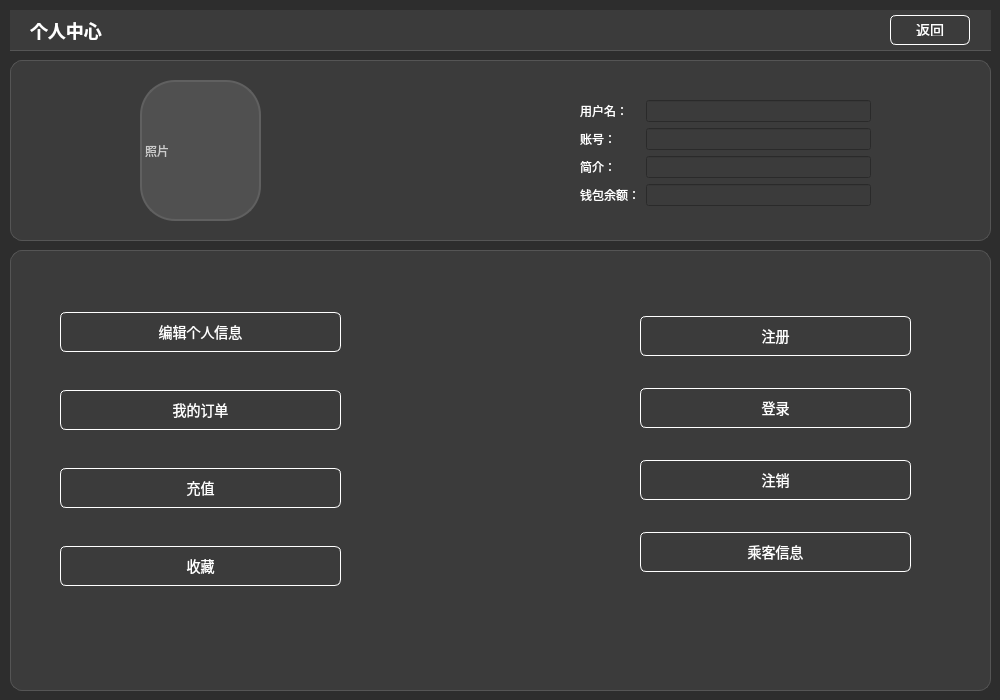
<?xml version="1.0" encoding="UTF-8"?>
<ui version="4.0">
 <class>UserProfile</class>
 <widget class="QWidget" name="UserProfile">
  <property name="enabled">
   <bool>true</bool>
  </property>
  <property name="geometry">
   <rect>
    <x>0</x>
    <y>0</y>
    <width>1000</width>
    <height>700</height>
   </rect>
  </property>
  <property name="windowTitle">
   <string>Form</string>
  </property>
  <property name="autoFillBackground">
   <bool>false</bool>
  </property>
  <property name="styleSheet">
   <string notr="true">/* ================= 全局设置 ================= */
QWidget {
    font-family: &quot;Microsoft YaHei&quot;, &quot;Segoe UI&quot;, sans-serif;
    color: #ffffff; /* 全局白色文字 */
}

QWidget#UserProfile {
    background-color: #2d2d2d; /* 全局深色背景 */
}

/* ================= 按钮统一风格 (复用 deal.ui 样式) ================= */
QPushButton {
    background-color: #606060;
    border: 1px solid #ffffff;
    border-radius: 6px;
    padding: 8px 16px;
    color: white;
    font-size: 14px;
    /* 模拟阴影效果 */
    box-shadow: inset 2px 2px 4px #484848,
                inset -2px -2px 4px #787878;
}

QPushButton:hover {
    background-color: #646464;
}

QPushButton:pressed {
    background-color: #404040;      
    border: 1px solid #555555;     
    padding-left: 10px;            
    padding-top: 10px;               
    padding-right: 6px;           
    padding-bottom: 6px;             

    box-shadow: inset 4px 4px 8px #202020,
                inset -4px -4px 8px #505050;
}

/* ================= 顶部导航栏 ================= */
QWidget#widget {
    background-color: #3b3b3b;
    border-bottom: 1px solid #555555;
}

/* 标题 */
QLabel#label {
    font-size: 18px;
    font-weight: bold;
    color: #ffffff;
}

/* ================= 卡片样式 ================= */
QFrame#frame, QFrame#frame_2 {
    background-color: #3b3b3b;
    border-radius: 12px;
    border: 1px solid #555555;
}

/* ================= 个人信息区 ================= */
/* 头像框 */
QLabel#label_2 {
    background-color: #505050;
    border-radius: 35px;
    border: 2px solid #606060;
    color: #cccccc;
    qproperty-alignment: AlignCenter;
}

/* 表单标签 */
QFormLayout QLabel {
    color: #cccccc;
    font-size: 14px;
}

/* 只读输入框 */
QLineEdit[readOnly=&quot;true&quot;] {
    background: transparent;
    border: none;
    border-bottom: 1px solid #555555;
    color: #ffffff;
    font-size: 14px;
    font-weight: 500;
    padding-bottom: 2px;
}</string>
  </property>
  <widget class="QWidget" name="widget" native="true">
   <property name="geometry">
    <rect>
     <x>10</x>
     <y>10</y>
     <width>981</width>
     <height>41</height>
    </rect>
   </property>
   <property name="styleSheet">
    <string notr="true">background-color: #3b3b3b;</string>
   </property>
   <widget class="QLabel" name="label">
    <property name="geometry">
     <rect>
      <x>20</x>
      <y>10</y>
      <width>81</width>
      <height>21</height>
     </rect>
    </property>
    <property name="text">
     <string>个人中心</string>
    </property>
   </widget>
   <widget class="QPushButton" name="btn_back">
    <property name="geometry">
     <rect>
      <x>880</x>
      <y>5</y>
      <width>80</width>
      <height>30</height>
     </rect>
    </property>
    <property name="text">
     <string>返回</string>
    </property>
   </widget>
  </widget>
  <widget class="QFrame" name="frame">
   <property name="geometry">
    <rect>
     <x>10</x>
     <y>60</y>
     <width>981</width>
     <height>181</height>
    </rect>
   </property>
   <property name="styleSheet">
    <string notr="true">background-color: #3b3b3b;</string>
   </property>
   <property name="frameShape">
    <enum>QFrame::Shape::StyledPanel</enum>
    <enum>QFrame::StyledPanel</enum>
   </property>
   <property name="frameShadow">
    <enum>QFrame::Shadow::Raised</enum>
    <enum>QFrame::Raised</enum>
   </property>
   <widget class="QLabel" name="label_2">
    <property name="geometry">
     <rect>
      <x>130</x>
      <y>20</y>
      <width>121</width>
      <height>141</height>
     </rect>
    </property>
    <property name="styleSheet">
     <string notr="true">background-color: #505050;</string>
    </property>
    <property name="text">
     <string>照片</string>
    </property>
    <property name="scaledContents">
     <bool>true</bool>
    </property>
   </widget>
   <widget class="QWidget" name="formLayoutWidget">
    <property name="geometry">
     <rect>
      <x>570</x>
      <y>40</y>
      <width>291</width>
      <height>121</height>
     </rect>
    </property>
    <layout class="QFormLayout" name="formLayout">
     <item row="0" column="0">
      <widget class="QLabel" name="label_3">
       <property name="text">
        <string>用户名：</string>
       </property>
      </widget>
     </item>
     <item row="2" column="0">
      <widget class="QLabel" name="label_4">
       <property name="text">
        <string>简介：</string>
       </property>
      </widget>
     </item>
     <item row="1" column="0">
      <widget class="QLabel" name="label_5">
       <property name="text">
        <string>账号：</string>
       </property>
      </widget>
     </item>
     <item row="0" column="1">
      <widget class="QLineEdit" name="txt_Username">
       <property name="readOnly">
        <bool>true</bool>
       </property>
      </widget>
     </item>
     <item row="1" column="1">
      <widget class="QLineEdit" name="txt_UserAccount">
       <property name="readOnly">
        <bool>true</bool>
       </property>
      </widget>
     </item>
     <item row="2" column="1">
      <widget class="QLineEdit" name="txt_jianjie">
       <property name="readOnly">
        <bool>true</bool>
       </property>
      </widget>
     </item>
     <item row="3" column="1">
      <widget class="QLineEdit" name="txt_yu">
       <property name="readOnly">
        <bool>true</bool>
       </property>
      </widget>
     </item>
     <item row="3" column="0">
      <widget class="QLabel" name="label_6">
       <property name="text">
        <string>钱包余额：</string>
       </property>
      </widget>
     </item>
    </layout>
   </widget>
  </widget>
  <widget class="QFrame" name="frame_2">
   <property name="geometry">
    <rect>
     <x>10</x>
     <y>250</y>
     <width>981</width>
     <height>441</height>
    </rect>
   </property>
   <property name="styleSheet">
    <string notr="true">background-color: #3b3b3b;</string>
   </property>
   <property name="frameShape">
    <enum>QFrame::Shape::StyledPanel</enum>
    <enum>QFrame::StyledPanel</enum>
   </property>
   <property name="frameShadow">
    <enum>QFrame::Shadow::Raised</enum>
    <enum>QFrame::Raised</enum>
   </property>
   <widget class="QWidget" name="verticalLayoutWidget">
    <property name="geometry">
     <rect>
      <x>50</x>
      <y>30</y>
      <width>281</width>
      <height>341</height>
     </rect>
    </property>
    <layout class="QVBoxLayout" name="verticalLayout">
     <item>
      <widget class="QPushButton" name="pushButton_5">
       <property name="text">
        <string>编辑个人信息</string>
       </property>
      </widget>
     </item>
     <item>
      <widget class="QPushButton" name="pushButton_4">
       <property name="text">
        <string>我的订单</string>
       </property>
      </widget>
     </item>
     <item>
      <widget class="QPushButton" name="pushButton_6">
       <property name="text">
        <string>充值</string>
       </property>
      </widget>
     </item>
     <item>
      <widget class="QPushButton" name="pushButton_2">
       <property name="text">
        <string>收藏</string>
       </property>
      </widget>
     </item>
    </layout>
   </widget>
   <widget class="QWidget" name="verticalLayoutWidget_2">
    <property name="geometry">
     <rect>
      <x>630</x>
      <y>40</y>
      <x>590</x>
      <y>30</y>
      <width>271</width>
      <height>311</height>
      <height>351</height>
     </rect>
    </property>
    <layout class="QVBoxLayout" name="verticalLayout_2">
     <item>
      <widget class="QPushButton" name="pushButton_8">
       <property name="text">
        <string>注册</string>
       </property>
      </widget>
     </item>
     <item>
      <widget class="QPushButton" name="pushButton_7">
       <property name="text">
        <string>登录</string>
       </property>
      </widget>
     </item>
     <item>
      <widget class="QPushButton" name="pushButton_9">
       <property name="text">
        <string>注销</string>
       </property>
      </widget>
     </item>
     <item>
      <widget class="QPushButton" name="pushButton_10">
       <property name="text">
        <string>乘客信息</string>
       </property>
      </widget>
     </item>
    </layout>
   </widget>
  </widget>
 </widget>
 <resources/>
 <connections/>
</ui>
